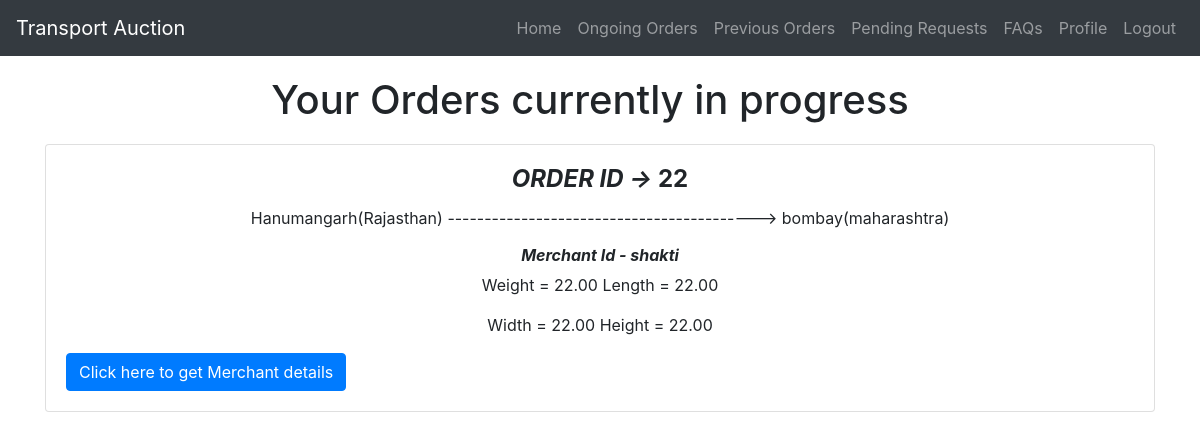
The page /customer/ongoing_orders/ (signed in) on the database as committed earlier.
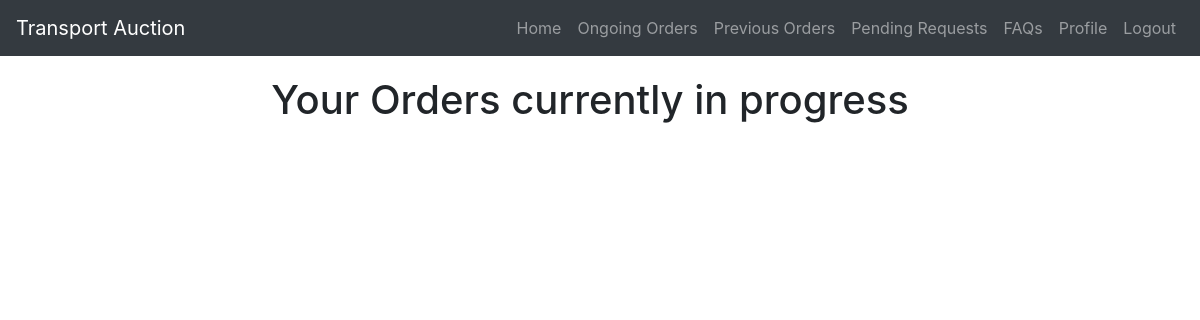
The same page on the database as committed later.
### customer/models.py (models this page shows)
class order(models.Model):
    order_id = models.CharField(max_length=20)
    timeToLive =models.PositiveIntegerField(default=30)
    item_id=models.PositiveIntegerField(null=True)
    customer_id = models.CharField(max_length=20)
    merchant_id=models.CharField(max_length=20,null=True)
    comfirmed = models.BooleanField(default=False)
    completed=models.BooleanField(default=False)
    final_price=models.IntegerField(default=0)
    date=models.DateField(null=True)
    objects = OrderManager()

class order_path_info(models.Model):
        order_id = models.CharField(max_length=20)
        objects=OrderPathInfoManager()
        source_area = models.CharField(max_length=100)
        source_city=models.CharField(max_length=30)
        source_state=models.CharField(max_length=30)
        source_pin=models.IntegerField()
        destination_area = models.CharField(max_length=100)
        destination_city=models.CharField(max_length=30)
        destination_state=models.CharField(max_length=30)
        destination_pin=models.IntegerField()
        expecting_arrival=models.DateField(auto_now=True)

class item_info(models.Model):
    order_id = models.CharField(max_length=20)
    objects=ItemInfoManager()
    item_weight=models.DecimalField(max_digits=20,decimal_places=2)
    item_length=models.DecimalField(max_digits=20,decimal_places=2)
    item_width=models.DecimalField(max_digits=20,decimal_places=2)
    item_height=models.DecimalField(max_digits=20,decimal_places=2)
    item_id=models.PositiveIntegerField(null=True)
    handle_with_care = models.BooleanField(default=False)
    item_material=models.CharField(max_length=100)
    auction_life = models.PositiveIntegerField(default=2)
    item_approximate_cost=models.IntegerField(blank=True,null=True)

### customer/views.py (the view)
# urls.py: path('ongoing_orders/',ongoing_orders_view,name='ongoing_orders'),
def ongoing_orders_view(request):
    user = request.user
    username = user.username
    ongoing_orders = order.objects.get_orders_ongoing(username)
    ongoing_path_list=[]
    item_info_list=[]
    for orders in ongoing_orders:
        o=order_path_info.objects.get_order_path_info(orders.order_id)
        ongoing_path_list.append([o[0].order_id,o[0].source_city,o[0].source_state,o[0].destination_city,o[0].destination_state])
        i=item_info.objects.get_item_info(orders.order_id)
        item_info_list.append([i[0].order_id,i[0].item_weight,i[0].item_length,i[0].item_width,i[0].item_height])
    context={'ongoing_orders':ongoing_orders
            ,'ongoing_path_list':ongoing_path_list,
            'item_info_list':item_info_list}
    return render(request,'customer/ongoing_orders.html',context)

### customer/models.py (called while the page is built)
    def get_orders_ongoing(self,customer_id):
        return self.filter(customer_id=customer_id,comfirmed=True,completed=False)

    def get_order_path_info(self,order_id):
        return self.filter(order_id=order_id)

    def get_item_info(self,order_id):
        return self.filter(order_id=order_id)

### templates/customer/ongoing_orders.html (shortened to what this page needs)
{% extends 'base2.html' %}
{% block content%}
<div class="container " style="margin:20px;text-align:center">
  <h1 id='h1'>Your Orders currently in progress</h1>
</div>
<div class="container">
      {% for o in ongoing_orders %}
      <div class="card" style="width: 100%;height:20%;margin-bottom:100 px">
        <div class="card-body">
      <h4 class="card-title" style='text-align:center;'><b><i>ORDER ID -> </i>{{ o.order_id }}</b></h4>
      {% for path in ongoing_path_list %}
      {% if path.0 == o.order_id %}
      <p class="card-text"  style='text-align:center;'>{{ path.1 }}({{ path.2 }})  ------------------------------------------>  {{ path.3 }}({{ path.4 }}) </p>
      <h6 style='text-align:center'><i><b>Merchant Id - {{ o.merchant_id }}</b></i></h6>
      {% endif %}
      {% endfor %}
      {% for info in item_info_list %}
      {% if info.0 == o.order_id %}
      <p class="card-text"  style='text-align:center;'>Weight = {{ info.1 }}     Length = {{ info.2 }} </p>
      <p class="card-text"  style='text-align:center;'>Width  = {{ info.3 }}     Height = {{ info.4 }}</p>
      {% endif %}
      {% endfor %}
      <a href="{% url 'customer:merchant_details' merchant_id=o.merchant_id %}" id = 'btn' class="btn btn-primary" style='margin-right:0%'>Click here to get Merchant details</a>
    </div>
  </div>
      {% endfor %}
</div>
{% endblock %}

Rows that differ between the two databases and show on the page:
removed order: order_id "22", merchant_id "shakti"
removed order_path_info: source_city "Hanumangarh", source_state "Rajasthan", destination_city "bombay", destination_state "maharashtra"
removed item_info: item_weight "22.00", item_length "22.00", item_width "22.00", item_height "22.00"
